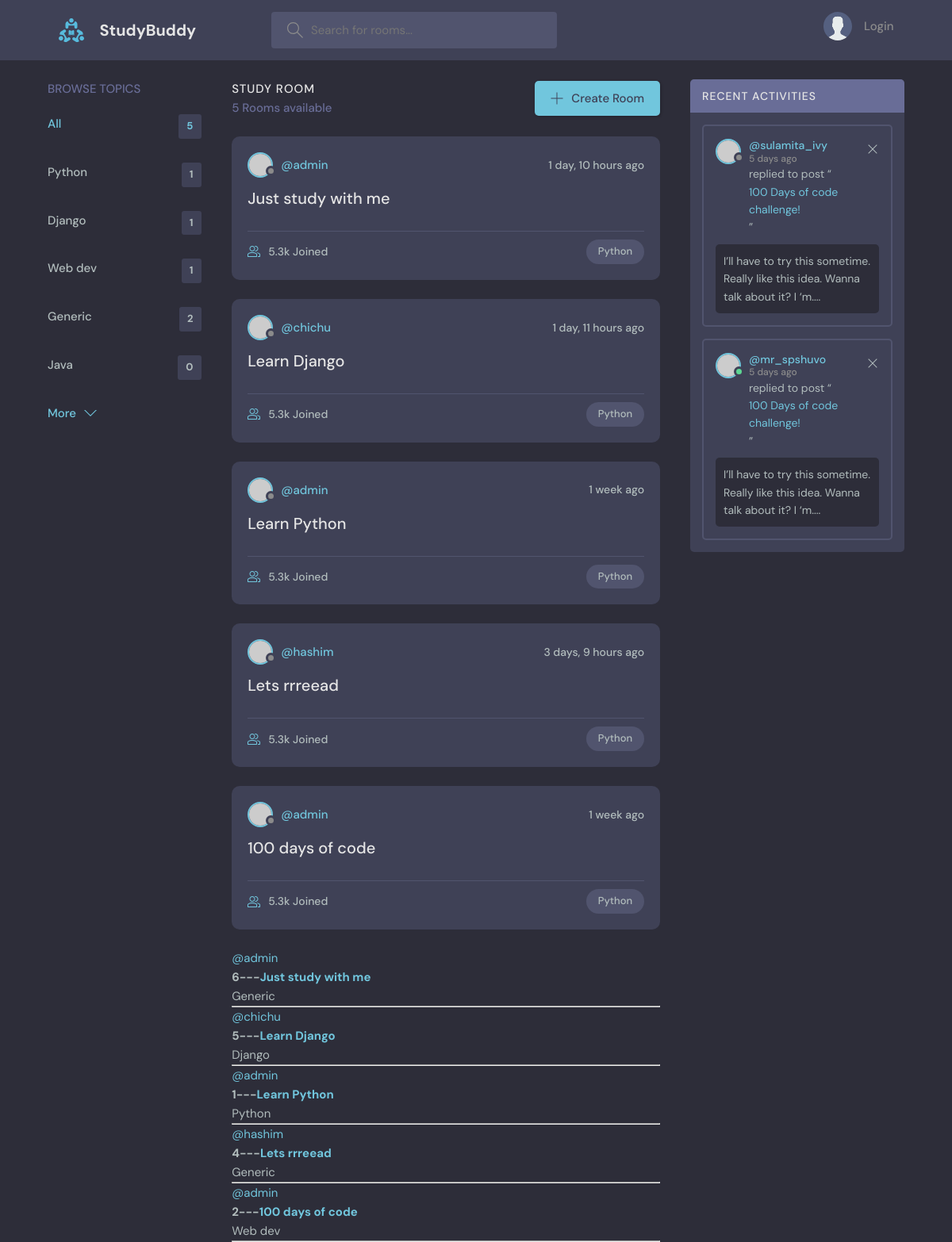
The page / on the database its author committed.
### base/models.py (models this page shows, shortened)
class Topic(models.Model):
    name = models.CharField(max_length=200)

class Room(models.Model):
    host = models.ForeignKey(User, on_delete=models.SET_NULL, null=True)
    topic = models.ForeignKey(Topic, on_delete=models.SET_NULL, null=True)
    name = models.CharField(max_length=200)
    description = models.TextField(null=True, blank=True)  # it can be blank
    participants=models.ManyToManyField(User,related_name='participants',blank=True)
    updated = models.DateTimeField(auto_now=True)
    created = models.DateTimeField(auto_now_add=True)
    class Meta:
        ordering=['-updated','-created']

### base/views.py (the view)
# urls.py: path('', views.home, name='home'),
def home(request):
    q = request.GET.get('q') if request.GET.get('q') else ''
    rooms = Room.objects.filter(Q(topic__name__icontains=q)
                                | Q(name__icontains=q)
                                | Q(description__icontains=q))  # get all rooms from the database
    topics = Topic.objects.all()
    room_count = rooms.count()
    room_messages = Message.objects.filter(Q(room__topic__name__icontains=q))
    context = {'rooms': rooms, 'topics': topics,
               'room_count': room_count, 'room_messages': room_messages}
    return render(request, 'base/home.html', context)

### base/templates/base/home.html (shortened to what this page needs)
{% extends 'main.html' %}
{% block content %}
<main class="layout layout--3">
  <div class="container">
    {% include 'base/topics_component.html' %}
    <div class="roomList">
      <div class="roomList__header">
        <div>
          <h2>Study Room</h2>
          <p>{{room_count}} Rooms available</p>
        </div>
        <a class="btn btn--main" href="create-room.html">
          <svg
            version="1.1"
            xmlns="http://www.w3.org/2000/svg"
            width="32"
            height="32"
            viewBox="0 0 32 32"
          >
            <title>add</title>
            <path
              d="M16.943 0.943h-1.885v14.115h-14.115v1.885h14.115v14.115h1.885v-14.115h14.115v-1.885h-14.115v-14.115z"
            ></path>
          </svg>
          Create Room
        </a>
      </div>
     {% include 'base/feed_component.html' %}
    </div>
    <div class="activities">
      <div class="activities__header">
        <h2>Recent Activities</h2>
      </div>
      <div class="activities__box">
        <div class="activities__boxHeader roomListRoom__header">
          <a href="profile.html" class="roomListRoom__author">
            <div class="avatar avatar--small">
              <img src="https://randomuser.me/api/portraits/women/11.jpg" />
            </div>
            <p>
              @sulamita_ivy
              <span>5 days ago</span>
            </p>
          </a>
          <div class="roomListRoom__actions">
            <a href="#">
              <svg
                version="1.1"
                xmlns="http://www.w3.org/2000/svg"
                width="32"
                height="32"
                viewBox="0 0 32 32"
              >
                <title>remove</title>
                <path
                  d="M27.314 6.019l-1.333-1.333-9.98 9.981-9.981-9.981-1.333 1.333 9.981 9.981-9.981 9.98 1.333 1.333 9.981-9.98 9.98 9.98 1.333-1.333-9.98-9.98 9.98-9.981z"
                ></path>
              </svg>
            </a>
          </div>
        </div>
        <div class="activities__boxContent">
          <p>
            replied to post “<a href="room.html">100 Days of code challenge!</a
            >”
          </p>
          <div class="activities__boxRoomContent">
            I’ll have to try this sometime. Really like this idea. Wanna talk
            about it? I ‘m....
          </div>
        </div>
      </div>
      <div class="activities__box">
        <div class="activities__boxHeader roomListRoom__header">
          <a href="profile.html" class="roomListRoom__author">
            <div class="avatar avatar--small active">
              <img src="https://randomuser.me/api/portraits/men/13.jpg" />
            </div>
            <p>
              @mr_spshuvo
              <span>5 days ago</span>
            </p>
          </a>
          <div class="roomListRoom__actions">
            <a href="#">
              <svg
                version="1.1"
                xmlns="http://www.w3.org/2000/svg"
                width="32"
                height="32"
                viewBox="0 0 32 32"
              >
                <title>remove</title>
                <path
                  d="M27.314 6.019l-1.333-1.333-9.98 9.981-9.981-9.981-1.333 1.333 9.981 9.981-9.981 9.98 1.333 1.333 9.981-9.98 9.98 9.98 1.333-1.333-9.98-9.98 9.98-9.981z"
                ></path>
              </svg>
            </a>
          </div>
        </div>
        <div class="activities__boxContent">
          <p>
            replied to post “<a href="room.html">100 Days of code challenge!</a
            >”
          </p>
          <div class="activities__boxRoomContent">
            I’ll have to try this sometime. Really like this idea. Wanna talk
            about it? I ‘m....
          </div>
        </div>
      </div>
    </div>
  </div>
</main>
{% endblock %}

### base/templates/base/topics_component.html
    <div class="topics">
      <div class="topics__header">
        <h2>Browse Topics</h2>
      </div>
      <ul class="topics__list">
        <li>
          <a href="{% url 'home' %}" class="active">All <span>{{topics.count}}</span></a>
        </li>
        {% for topic in topics %}
        <li>
          <a href="{% url 'home' %}?q={{topic.name}}">{{topic.name}} <span>{{topic.room_set.all.count}}</span></a>
        </li>
        {% endfor %}
      <a class="btn btn--link" href="topics.html">
        More
        <svg
          version="1.1"
          xmlns="http://www.w3.org/2000/svg"
          width="32"
          height="32"
          viewBox="0 0 32 32"
        >
          <title>chevron-down</title>
          <path d="M16 21l-13-13h-3l16 16 16-16h-3l-13 13z"></path>
        </svg>
      </a>
    </div>

### base/templates/base/feed_component.html (shortened to what this page needs)
{% for room in rooms %}
<div class="roomListRoom">
  <div class="roomListRoom__header">
    <a href="{% url 'user-profile' room.host.id %}" class="roomListRoom__author">
      <div class="avatar avatar--small">
        <img src="https://randomuser.me/api/portraits/women/11.jpg" />
      </div>
      <span>@{{room.host.username}}</span>
    </a>
    <div class="roomListRoom__actions">
      <span>{{room.created |timesince}} ago</span>
    </div>
  </div>
  <div class="roomListRoom__content">
    <a href="{% url 'room' room.id  %}">{{room.name}}</a>
  </div>
  <div class="roomListRoom__meta">
    <a href="room.html" class="roomListRoom__joined">
      5.3k Joined
    </a>
    <p class="roomListRoom__topic">Python</p>
  </div>
</div>
{% endfor %}
    {% for room in rooms %}
    <div>
      <a href="{% url 'user-profile' room.host.id %}">@{{room.host.username}}</a>
      <h5>
        {{room.id}}---<a href="{% url 'room' room.id  %}">{{room.name}}</a>
      </h5>
      <small>{{room.topic.name}}</small>
      <hr />
    </div>
    {% endfor %}

### rows shown on the page
Topic: name "Python", room_set.all.count "1"
Topic: name "Django", room_set.all.count "1"
Topic: name "Web dev", room_set.all.count "1"
Topic: name "Generic", room_set.all.count "2"
Topic: name "Java", room_set.all.count "0"
Room: host.username "admin", created "1 day, 10 hours", name "Just study with me", id "6", topic.name "Generic"
Room: host.username "chichu", created "1 day, 11 hours", name "Learn Django", id "5", topic.name "Django"
Room: host.username "admin", created "1 week", name "Learn Python", id "1", topic.name "Python"
Room: host.username "hashim", created "3 days, 9 hours", name "Lets rrreead", id "4", topic.name "Generic"
Room: host.username "admin", created "1 week", name "100 days of code", id "2", topic.name "Web dev"

### other values the page prints
{{ topics.count }} "5"
{{ room_count }} "5"
